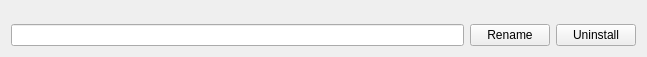
<?xml version="1.0" encoding="UTF-8"?>
<ui version="4.0">
 <class>downloadModel</class>
 <widget class="QWidget" name="downloadModel">
  <property name="geometry">
   <rect>
    <x>0</x>
    <y>0</y>
    <width>647</width>
    <height>57</height>
   </rect>
  </property>
  <property name="windowTitle">
   <string>downloadModel</string>
  </property>
  <layout class="QHBoxLayout" name="horizontalLayout" stretch="1,0,0">
   <property name="topMargin">
    <number>15</number>
   </property>
   <property name="bottomMargin">
    <number>2</number>
   </property>
   <item>
    <widget class="QLineEdit" name="modelName">
     <property name="cursor">
      <cursorShape>ArrowCursor</cursorShape>
     </property>
     <property name="text">
      <string/>
     </property>
     <property name="readOnly">
      <bool>true</bool>
     </property>
     <property name="cursorMoveStyle">
      <enum>Qt::CursorMoveStyle::LogicalMoveStyle</enum>
     </property>
    </widget>
   </item>
   <item>
    <widget class="QPushButton" name="renameButton">
     <property name="text">
      <string>Rename</string>
     </property>
    </widget>
   </item>
   <item>
    <widget class="QPushButton" name="uninstallButton">
     <property name="text">
      <string>Uninstall</string>
     </property>
    </widget>
   </item>
  </layout>
 </widget>
 <resources/>
 <connections/>
</ui>
